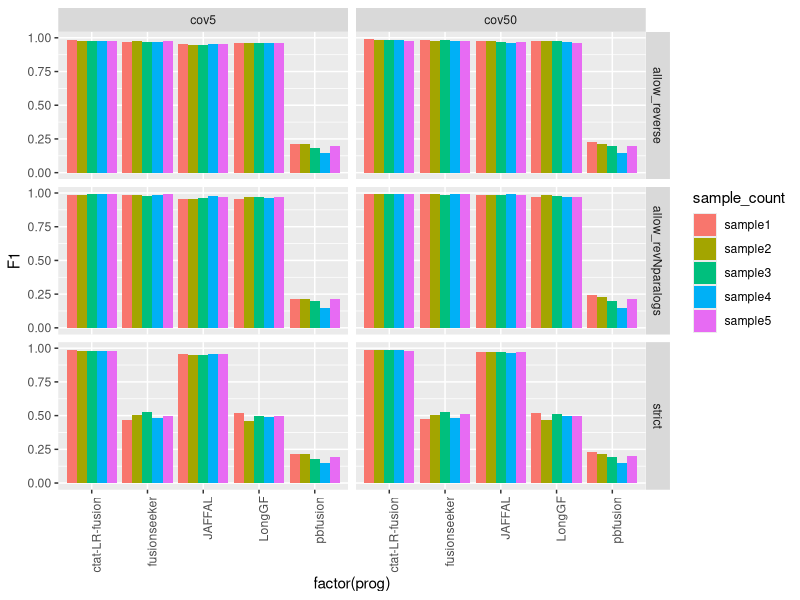
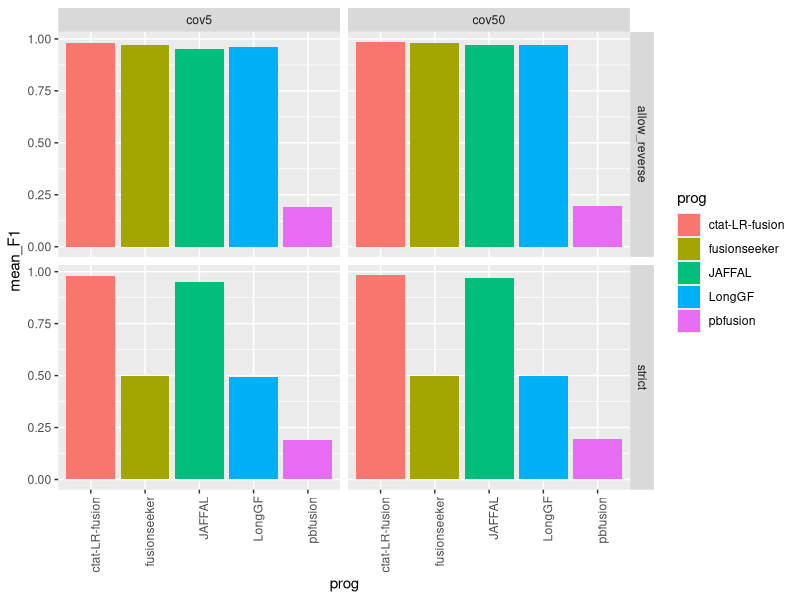
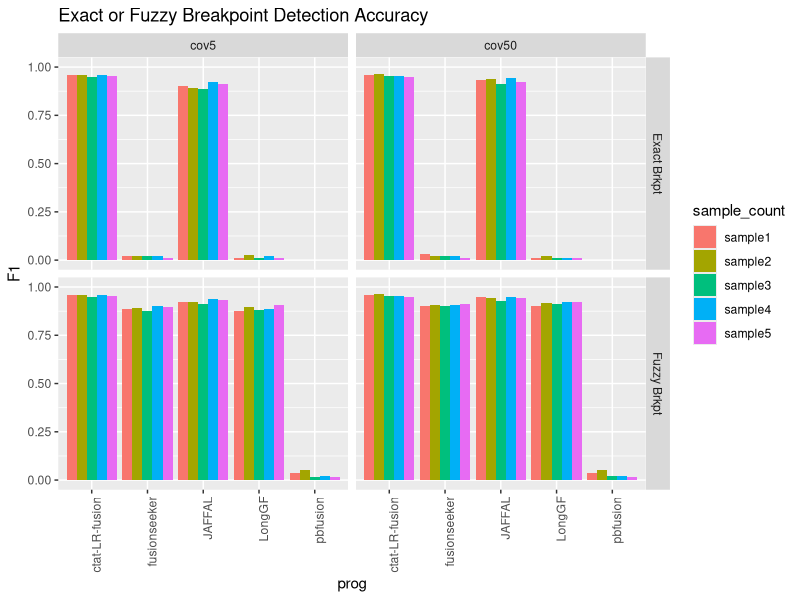
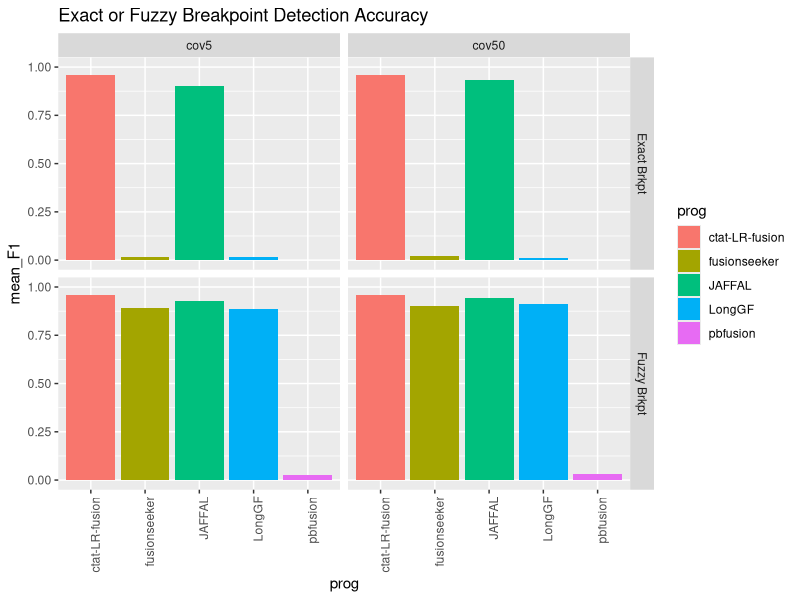
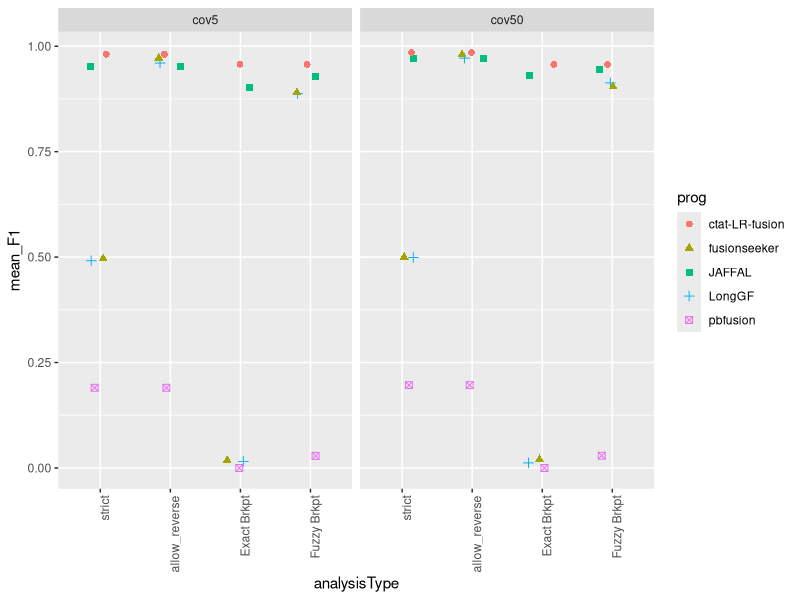
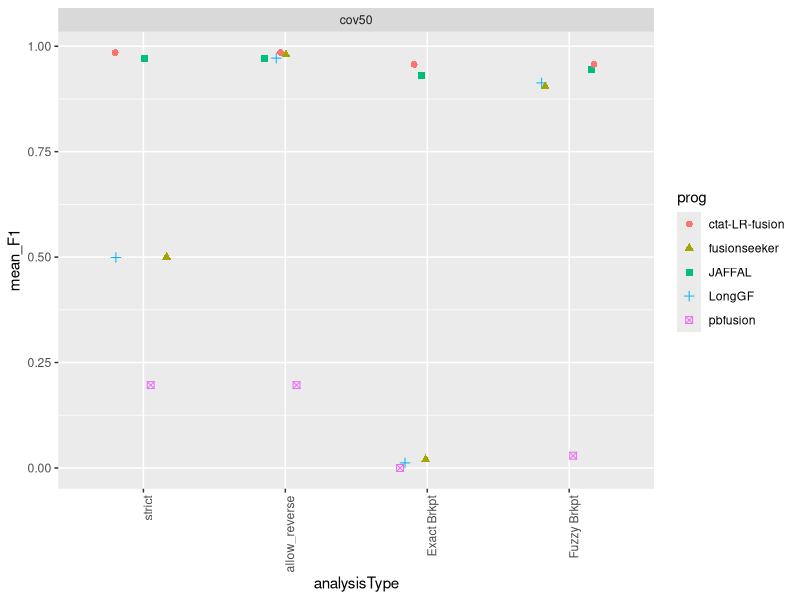

The R script that drew these images, in order:
## ---- chunk 1
knitr::opts_chunk$set(echo = TRUE)
library(tidyverse)
## ---- chunk 2

max_F1_data = read.table("data/max_F1_summary.tsv", header=T, sep="\t") 

max_F1_data %>% head()

## ---- chunk 3

# barplot

p_barplot = max_F1_data %>% ggplot(aes(x=factor(prog), y=F1)) +
        geom_bar(stat='identity', position='dodge', aes(fill=sample_count)) +
        facet_grid(vars(analysisType), vars(coverage_level)) + 
    theme(axis.text.x = element_text(angle = 90, hjust = 1)) 

p_barplot

## ---- chunk 4



mean_samples_F1 = max_F1_data %>% 
    group_by(coverage_level, prog, analysisType) %>%
    summarize(mean_F1 = mean(F1))


mean_samples_F1 %>%
        filter(analysisType %in% c('strict', 'allow_reverse')) %>%
        ggplot() +
        geom_col(aes(x=prog, y=mean_F1, fill=prog)) +
        facet_grid(vars(analysisType), vars(coverage_level)) + 
    theme(axis.text.x = element_text(angle = 90, hjust = 1)) 


## ---- chunk 5
breakpoint_data = read.table("data/breakpoint_maxF1_data.tsv", sep="\t", header=T) 
    


breakpoint_data$coverage_level = factor(breakpoint_data$coverage_level, levels=c('cov5', 'cov50'))

brkpt_accuracy_plot = breakpoint_data %>% ggplot(aes(x=prog, y=F1, fill=sample_count)) +
        geom_bar(stat='identity', position='dodge', aes(fill=sample_count)) +
        facet_grid(vars(analysisType), vars(coverage_level)) +
        ggtitle("Exact or Fuzzy Breakpoint Detection Accuracy") +
        ylim(0,1) +
        theme(axis.text.x = element_text(angle = 90, hjust = 1)) 



brkpt_accuracy_plot 

## ---- chunk 6

breakpoint_mean_F1_stats = breakpoint_data %>% group_by(coverage_level, analysisType, prog) %>% 
    summarize(mean_F1 = mean(F1, na.rm=T))


breakpoint_mean_F1_stats %>% ggplot() +
        geom_col(aes(x=prog, y=mean_F1, fill=prog)) +
        facet_grid(vars(analysisType), vars(coverage_level)) +
        ggtitle("Exact or Fuzzy Breakpoint Detection Accuracy") +
        ylim(0,1)  +
        theme(axis.text.x = element_text(angle = 90, hjust = 1)) 


## ---- chunk 7

combined_results = bind_rows(mean_samples_F1,
                             breakpoint_mean_F1_stats)

combined_results %>% head()



## ---- chunk 8

combined_results %>%
        filter(analysisType != "allow_revNparalogs") %>%
        mutate(analysisType = factor(analysisType, 
                            levels=c('strict', 'allow_reverse', 'Exact Brkpt', 'Fuzzy Brkpt') )) %>%
    ggplot() +
    geom_jitter(aes(x=analysisType, y=mean_F1, color=prog, shape=prog), width=0.2, height=0, size=rel(2)) +

    facet_wrap(~coverage_level) +
     theme(axis.text.x = element_text(angle = 90, hjust = 1)) 
    

## ---- chunk 9

# just cov50

combined_results %>%
        filter(coverage_level == 'cov50') %>%
        filter(analysisType != "allow_revNparalogs") %>%
        mutate(analysisType = factor(analysisType, 
                            levels=c('strict', 'allow_reverse', 'Exact Brkpt', 'Fuzzy Brkpt') )) %>%
    ggplot() +
    geom_jitter(aes(x=analysisType, y=mean_F1, color=prog, shape=prog), width=0.2, height=0, size=rel(2)) +

    facet_wrap(~coverage_level) +
     theme(axis.text.x = element_text(angle = 90, hjust = 1)) 
    
    

## ---- chunk 10

write.table(combined_results %>%
        filter(coverage_level == 'cov50') %>%
        filter(analysisType != "allow_revNparalogs") %>%
        mutate(analysisType = factor(analysisType, 
                            levels=c('strict', 'allow_reverse', 'Exact Brkpt', 'Fuzzy Brkpt') )),
        
        file = "ONT_sim.combined_results.tsv", sep="\t", row.names=F, quote=F)

